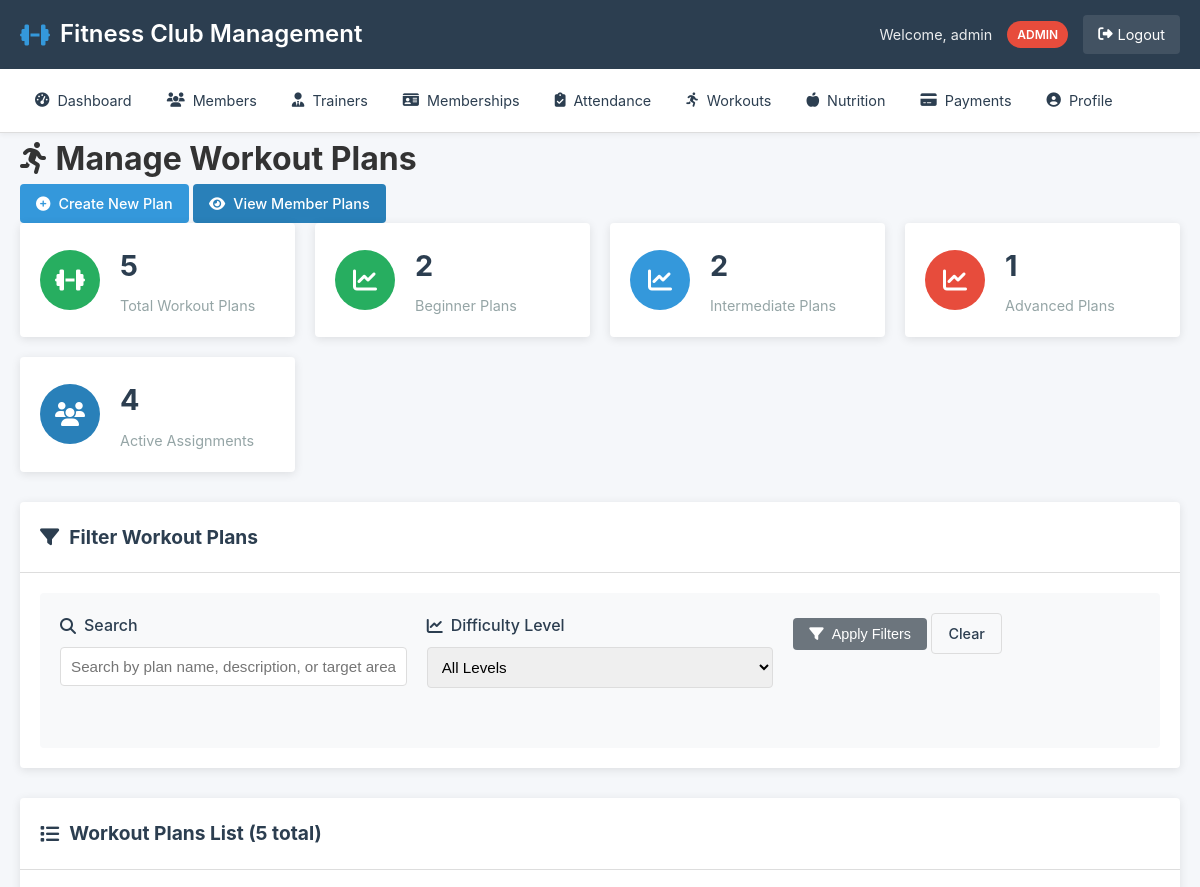
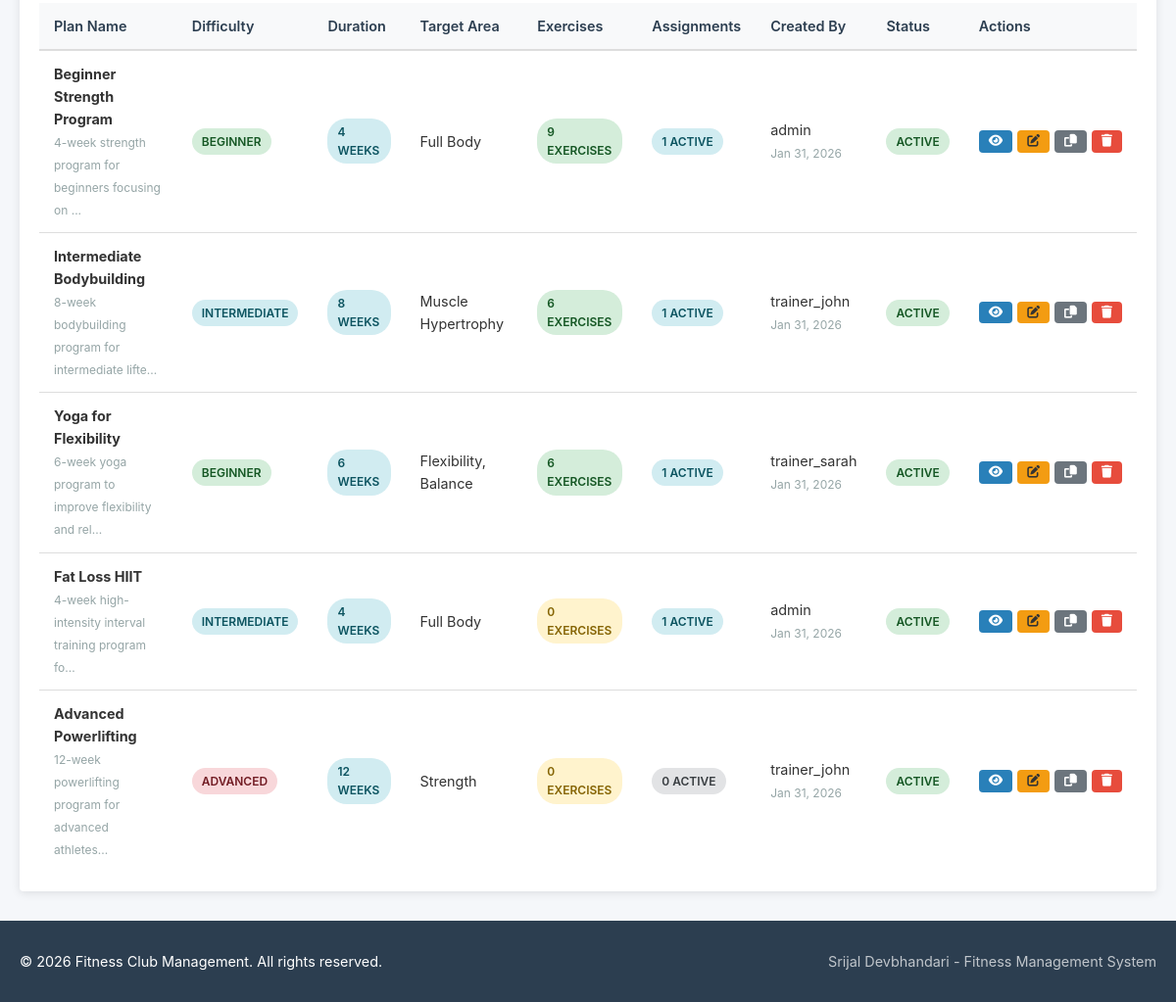
/workouts/index.php (signed in), run on the app's committed database (2 pictures, top to bottom).
### tables this page shows
CREATE TABLE workout_plans (
    id INT PRIMARY KEY AUTO_INCREMENT,
    plan_name VARCHAR(100) NOT NULL,
    description TEXT,
    difficulty_level ENUM('Beginner', 'Intermediate', 'Advanced') DEFAULT 'Beginner',
    duration_weeks INT DEFAULT 4,
    target_area VARCHAR(100),
    equipment_needed TEXT,
    created_by INT,
    created_at TIMESTAMP DEFAULT CURRENT_TIMESTAMP,
    is_active BOOLEAN DEFAULT TRUE,
    FOREIGN KEY (created_by) REFERENCES users(id),
    INDEX idx_difficulty (difficulty_level)
);

CREATE TABLE users (
    id INT PRIMARY KEY AUTO_INCREMENT,
    username VARCHAR(50) UNIQUE NOT NULL,
    email VARCHAR(100) UNIQUE NOT NULL,
    password_hash VARCHAR(255) NOT NULL,
    role ENUM('admin', 'trainer', 'member') DEFAULT 'member',
    created_at TIMESTAMP DEFAULT CURRENT_TIMESTAMP,
    last_login DATETIME,
    status ENUM('active', 'inactive') DEFAULT 'active'
);

### includes/functions.php (called while the page is built, shortened)
<?php
function has_role($role)
{
    return isset($_SESSION['user_role']) && $_SESSION['user_role'] === $role;
}
function is_admin()
{
    return has_role('admin');
}
function format_date($date_string)
{
    return date('M j, Y', strtotime($date_string));
}
function e($string)
{
    return htmlspecialchars($string ?? '', ENT_QUOTES, 'UTF-8');
}
?>

### public/workouts/index.php (the view, shortened to what this page needs)
<?php
require_once '../../config/config.php';
require_once '../../includes/functions.php';
include '../../includes/header.php';
$limit = 20;
$page = isset($_GET['page']) ? (int) $_GET['page'] : 1;
$offset = ($page - 1) * $limit;
$search = isset($_GET['search']) ? trim($_GET['search']) : '';
$where_clauses = [];
$params = [];
$where_sql = empty($where_clauses) ? '' : 'WHERE ' . implode(' AND ', $where_clauses);
$count_sql = "SELECT COUNT(*) as total FROM workout_plans wp $where_sql";
$stmt = $pdo->prepare($count_sql);
$stmt->execute($params);
$total_plans = $stmt->fetch()['total'];
$sql = "
    SELECT wp.*,
           u.username as created_by_name,
           (SELECT COUNT(*) FROM workout_exercises WHERE workout_plan_id = wp.id) as total_exercises,
           (SELECT COUNT(*) FROM member_workouts WHERE workout_plan_id = wp.id AND status = 'Active') as active_assignments
    FROM workout_plans wp
    LEFT JOIN users u ON wp.created_by = u.id
    $where_sql
    ORDER BY wp.created_at DESC
    LIMIT ? OFFSET ?
";
$params[] = $limit;
$params[] = $offset;
$stmt = $pdo->prepare($sql);
$stmt->execute($params);
$workout_plans = $stmt->fetchAll();
$difficulty_stats = $pdo->query("
    SELECT difficulty_level, COUNT(*) as count
    FROM workout_plans
    GROUP BY difficulty_level
    ORDER BY FIELD(difficulty_level, 'Beginner', 'Intermediate', 'Advanced')
")->fetchAll();
$total_assignments = $pdo->query("
    SELECT COUNT(*) as total FROM member_workouts WHERE status = 'Active'
")->fetch()['total'];
?>
<div class="content-header">
    <h1><i class="fas fa-running"></i> Manage Workout Plans</h1>
    <div class="header-actions">
        <a href="manage.php?action=add" class="btn btn-primary">
            <i class="fas fa-plus-circle"></i> Create New Plan
        </a>
        <a href="plans.php" class="btn btn-info">
            <i class="fas fa-eye"></i> View Member Plans
        </a>
    </div>
</div>
<div class="stats-grid">
    <div class="stat-card">
        <div class="stat-icon success">
            <i class="fas fa-dumbbell"></i>
        </div>
        <div class="stat-info">
            <h3><?php echo e($total_plans); ?></h3>
            <p>Total Workout Plans</p>
        </div>
    </div>
    <?php foreach ($difficulty_stats as $stat):
        $difficulty_class = strtolower($stat['difficulty_level']);
        ?>
        <div class="stat-card">
            <div class="stat-icon <?php echo $difficulty_class; ?>">
                <i class="fas fa-chart-line"></i>
            </div>
            <div class="stat-info">
                <h3><?php echo e($stat['count']); ?></h3>
                <p><?php echo e($stat['difficulty_level']); ?> Plans</p>
            </div>
        </div>
    <?php endforeach; ?>
    <div class="stat-card">
        <div class="stat-icon info">
            <i class="fas fa-users"></i>
        </div>
        <div class="stat-info">
            <h3><?php echo e($total_assignments); ?></h3>
            <p>Active Assignments</p>
        </div>
    </div>
</div>
<div class="content-card">
    <div class="card-header">
        <h2><i class="fas fa-filter"></i> Filter Workout Plans</h2>
    </div>
    <div class="card-body">
        <form method="GET" action="" class="filter-form">
            <div class="form-row">
                <div class="form-group">
                    <label for="search"><i class="fas fa-search"></i> Search</label>
                    <input type="text" id="search" name="search" value="<?php echo e($search); ?>"
                        placeholder="Search by plan name, description, or target area...">
                </div>
                <div class="form-group">
                    <label for="difficulty"><i class="fas fa-chart-line"></i> Difficulty Level</label>
                    <select id="difficulty" name="difficulty">
                        <option value="">All Levels</option>
                    </select>
                </div>
                <div class="form-group">
                    <button type="submit" class="btn btn-secondary">
                        <i class="fas fa-filter"></i> Apply Filters
                    </button>
                    <a href="index.php" class="btn btn-outline">Clear</a>
                </div>
            </div>
        </form>
    </div>
</div>
<div class="content-card">
    <div class="card-header">
        <h2><i class="fas fa-list"></i> Workout Plans List (<?php echo e($total_plans); ?> total)</h2>
    </div>
    <div class="card-body">
        <?php if ($workout_plans): ?>
            <div class="table-responsive">
                <table class="data-table">
                    <thead>
                        <tr>
                            <th>Plan Name</th>
                            <th>Difficulty</th>
                            <th>Duration</th>
                            <th>Target Area</th>
                            <th>Exercises</th>
                            <th>Assignments</th>
                            <th>Created By</th>
                            <th>Status</th>
                            <th>Actions</th>
                        </tr>
                    </thead>
                    <tbody>
                        <?php foreach ($workout_plans as $plan):
                            $difficulty_class = strtolower($plan['difficulty_level']);
                            ?>
                            <tr>
                                <td>
                                    <strong><?php echo e($plan['plan_name']); ?></strong>
                                    <?php if ($plan['description']): ?>
                                        <br><small
                                            class="text-muted"><?php echo e(substr($plan['description'], 0, 50)); ?>...</small>
                                    <?php endif; ?>
                                </td>
                                <td>
                                    <span class="status-badge <?php echo $difficulty_class; ?>">
                                        <?php echo e($plan['difficulty_level']); ?>
                                    </span>
                                </td>
                                <td>
                                    <span class="badge info">
                                        <?php echo e($plan['duration_weeks']); ?> weeks
                                    </span>
                                </td>
                                <td><?php echo e($plan['target_area'] ?: 'Full Body'); ?></td>
                                <td>
                                    <span class="badge <?php echo $plan['total_exercises'] > 0 ? 'success' : 'warning'; ?>">
                                        <?php echo e($plan['total_exercises']); ?> exercises
                                    </span>
                                </td>
                                <td>
                                    <span class="badge <?php echo $plan['active_assignments'] > 0 ? 'info' : 'secondary'; ?>">
                                        <?php echo e($plan['active_assignments']); ?> active
                                    </span>
                                </td>
                                <td>
                                    <?php echo e($plan['created_by_name'] ?: 'System'); ?>
                                    <?php if ($plan['created_at']): ?>
                                        <br><small class="text-muted"><?php echo e(format_date($plan['created_at'])); ?></small>
                                    <?php endif; ?>
                                </td>
                                <td>
                                    <?php if ($plan['is_active']): ?>
                                        <span class="status-badge success">Active</span>
                                    <?php else: ?>
                                        <span class="status-badge error">Inactive</span>
                                    <?php endif; ?>
                                </td>
                                <td>
                                    <div class="action-buttons">
                                        <a href="view.php?id=<?php echo e($plan['id']); ?>" class="btn btn-sm btn-info"
                                            title="View Details">
                                            <i class="fas fa-eye"></i>
                                        </a>
                                        <?php if (is_admin() || ($plan['created_by'] == $_SESSION['user_id'])): ?>
                                            <a href="manage.php?action=edit&id=<?php echo e($plan['id']); ?>"
                                                class="btn btn-sm btn-warning" title="Edit">
                                                <i class="fas fa-edit"></i>
                                            </a>
                                            <a href="manage.php?action=copy&id=<?php echo e($plan['id']); ?>"
                                                class="btn btn-sm btn-secondary" title="Copy Plan">
                                                <i class="fas fa-copy"></i>
                                            </a>
                                            <a href="manage.php?action=delete&id=<?php echo e($plan['id']); ?>"
                                                class="btn btn-sm btn-danger" title="Delete"
                                                onclick="return confirm('Delete this workout plan?')">
                                                <i class="fas fa-trash"></i>
                                            </a>
                                        <?php endif; ?>
                                    </div>
                                </td>
                            </tr>
                        <?php endforeach; ?>
                    </tbody>
                </table>
            </div>
        <?php endif; ?>
    </div>
</div>
<?php include '../../includes/footer.php'; ?>

### assets/css/style.css (style rules this page uses)
* { margin: 0; padding: 0; box-sizing: border-box; }
:root { --primary-color: #2c3e50; --secondary-color: #3498db; --success-color: #27ae60; --warning-color: #f39c12; --danger-color: #e74c3c; --info-color: #2980b9; --light-color: #ecf0f1; --dark-color: #2c3e50; --gray-color: #95a5a6; --border-color: #ddd; --shadow: 0 2px 10px rgba(0, 0, 0, 0.1); --border-radius: 4px; --transition: all 0.3s ease; }
body { font-family: -apple-system, BlinkMacSystemFont, 'Segoe UI', Roboto, Oxygen, Ubuntu, sans-serif; line-height: 1.6; color: #333; background-color: #f5f7fa; min-height: 100vh; display: flex; flex-direction: column; }
.stats-grid { display: grid; grid-template-columns: repeat(auto-fit, minmax(250px, 1fr)); gap: 20px; margin-bottom: 30px; }
.stat-card { background: white; border-radius: var(--border-radius); padding: 20px; box-shadow: var(--shadow); display: flex; align-items: center; gap: 20px; transition: var(--transition); }
.stat-icon { width: 60px; height: 60px; border-radius: 50%; display: flex; align-items: center; justify-content: center; font-size: 1.5rem; color: white; }
.stat-icon.success { background-color: var(--success-color); }
.stat-icon.info { background-color: var(--info-color); }
.stat-info h3 { font-size: 1.8rem; color: var(--dark-color); margin-bottom: 5px; }
.stat-info p { color: var(--gray-color); font-size: 0.9rem; }
.content-card { background: white; border-radius: var(--border-radius); box-shadow: var(--shadow); margin-bottom: 30px; overflow: hidden; }
.card-header { padding: 20px; border-bottom: 1px solid var(--border-color); display: flex; justify-content: space-between; align-items: center; }
.card-header h2 { font-size: 1.2rem; color: var(--dark-color); display: flex; align-items: center; gap: 10px; }
.card-body { padding: 20px; }
.table-responsive { overflow-x: auto; }
.data-table { width: 100%; border-collapse: collapse; font-size: 0.9rem; }
.data-table thead { background-color: #f8f9fa; }
.data-table th { padding: 12px 15px; text-align: left; font-weight: 600; color: var(--dark-color); border-bottom: 2px solid var(--border-color); }
.data-table td { padding: 12px 15px; border-bottom: 1px solid var(--border-color); }
.data-table tbody tr:last-child td { border-bottom: none; }
.status-badge, .badge { display: inline-block; padding: 4px 10px; border-radius: 20px; font-size: 0.75rem; font-weight: 600; text-transform: uppercase; }
.status-badge.success, .badge.success { background-color: #d4edda; color: #155724; }
.status-badge.warning, .badge.warning { background-color: #fff3cd; color: #856404; }
.status-badge.info, .badge.info { background-color: #d1ecf1; color: #0c5460; }
.status-badge.secondary, .badge.secondary { background-color: #e2e3e5; color: #383d41; }
.action-buttons { display: flex; gap: 5px; }
.btn { display: inline-flex; align-items: center; justify-content: center; gap: 8px; padding: 8px 16px; border: none; border-radius: var(--border-radius); font-size: 0.9rem; font-weight: 500; text-decoration: none; cursor: pointer; transition: var(--transition); white-space: nowrap; }
.btn-sm { padding: 5px 10px; font-size: 0.8rem; }
.btn-primary { background-color: var(--secondary-color); color: white; }
.btn-secondary { background-color: #6c757d; color: white; }
.btn-warning { background-color: var(--warning-color); color: #333; }
.btn-danger { background-color: var(--danger-color); color: white; }
.btn-info { background-color: var(--info-color); color: white; }
.btn-outline { background-color: transparent; border: 1px solid var(--border-color); color: var(--dark-color); }
.form-row { display: grid; grid-template-columns: repeat(auto-fit, minmax(250px, 1fr)); gap: 20px; margin-bottom: 20px; }
.form-group { margin-bottom: 20px; }
.form-group label { display: block; margin-bottom: 8px; font-weight: 500; color: var(--dark-color); display: flex; align-items: center; gap: 8px; }
.form-group input, .form-group select, .form-group textarea { width: 100%; padding: 10px; border: 1px solid var(--border-color); border-radius: var(--border-radius); font-size: 0.95rem; transition: var(--transition); }
.filter-form { background: #f8f9fa; padding: 20px; border-radius: var(--border-radius); }
.text-muted { color: var(--gray-color) !important; }

### data on the page
workout_plans: plan_name "Beginner Strength Program", description "4-week strength program for beginners focusing on", difficulty_level "BEGINNER", duration_weeks "4", target_area "Full Body", total_exercises "9", active_assignments "1", created_by.username "admin", created_at "Jan 31, 2026", is_active "ACTIVE"
workout_plans: plan_name "Intermediate Bodybuilding", description "8-week bodybuilding program for intermediate lifte", difficulty_level "INTERMEDIATE", duration_weeks "8", target_area "Muscle Hypertrophy", total_exercises "6", active_assignments "1", created_by.username "trainer_john", created_at "Jan 31, 2026", is_active "ACTIVE"
workout_plans: plan_name "Yoga for Flexibility", description "6-week yoga program to improve flexibility and rel", difficulty_level "BEGINNER", duration_weeks "6", target_area "Flexibility, Balance", total_exercises "6", active_assignments "1", created_by.username "trainer_sarah", created_at "Jan 31, 2026", is_active "ACTIVE"
workout_plans: plan_name "Fat Loss HIIT", description "4-week high-intensity interval training program fo", difficulty_level "INTERMEDIATE", duration_weeks "4", target_area "Full Body", total_exercises "0", active_assignments "1", created_by.username "admin", created_at "Jan 31, 2026", is_active "ACTIVE"
workout_plans: plan_name "Advanced Powerlifting", description "12-week powerlifting program for advanced athletes", difficulty_level "ADVANCED", duration_weeks "12", target_area "Strength", total_exercises "0", active_assignments "0", created_by.username "trainer_john", created_at "Jan 31, 2026", is_active "ACTIVE"

### other printed values
SITE_NAME "Fitness Club Management"
$_SESSION['user_name'] "admin"
$_SESSION['user_role'] "ADMIN"
$total_plans "5"
$stat['count'] "2"
$stat['difficulty_level'] "Beginner"
$stat['difficulty_level'] "Intermediate"
$stat['count'] "1"
$stat['difficulty_level'] "Advanced"
$total_assignments "4"
